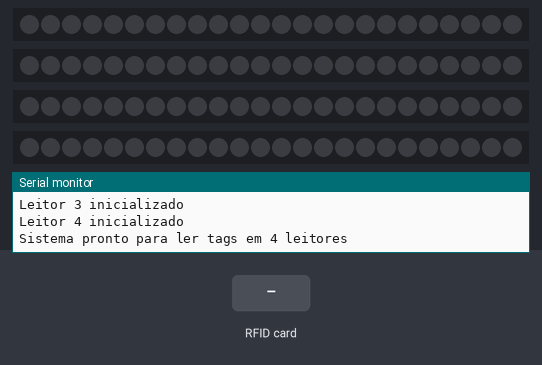
The sketch below on a simulated ESP32. Shown: 4 × 24 RGB LEDs in strip order, left to right, the last lines printed to the serial monitor. The inputs (shaded band) are chosen by the test bench. Dim RGB values are drawn brighter than linear.

Above: at 1.4 s.
1.5 s: RFID card 5E 7A 19 C4 held to the reader
At 1.9 s:
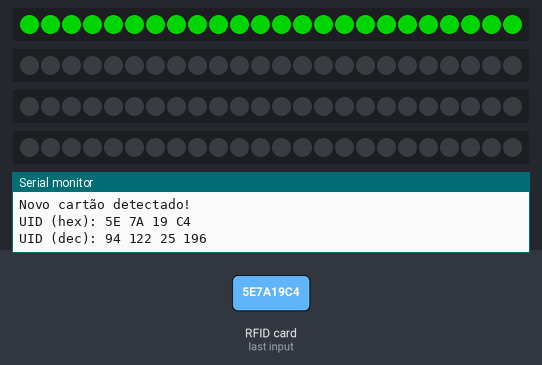
Timing chart, 0 to 4.5 s (numbered marks = the images above; inputs shaded):
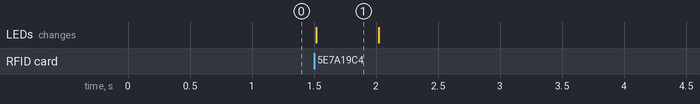

The sketch:

ReadUID.ino
```cpp
#include <SPI.h>
#include <MFRC522.h>
#include <FastLED.h>

// Configurações dos pinos para os 4 leitores
#define SS_PIN_1 33
#define RST_PIN_1 32
#define SS_PIN_2 26
#define RST_PIN_2 25
#define SS_PIN_3 4
#define RST_PIN_3 27 // Corrigi o pino RST_PIN_3
#define SS_PIN_4 17
#define RST_PIN_4 16 // Corrigi o pino RST_PIN_4

MFRC522 rfidReaders[4] = {
  MFRC522(SS_PIN_1, RST_PIN_1),
  MFRC522(SS_PIN_2, RST_PIN_2),
  MFRC522(SS_PIN_3, RST_PIN_3),
  MFRC522(SS_PIN_4, RST_PIN_4)
};

// Array para armazenar os últimos UIDs lidos de cada leitor
byte nuidPICC[4][4];

// Configurações dos pinos dos LEDs
const int ledPin1 = 12; // D12
const int ledPin2 = 14; // D14
const int ledPin3 = 15; // D15
const int ledPin4 = 2;  // D2
const int NUM_LEDS_POR_FITA = 24;
const int NUM_FITAS = 4;
const int NUM_LEDS = NUM_LEDS_POR_FITA * NUM_FITAS;

// Define um array de CRGB para controlar as cores dos LEDs
CRGB leds[NUM_LEDS];

void setup() {
  Serial.begin(115200);
  SPI.begin();

  // Inicializa os leitores RFID
  for (int i = 0; i < 4; i++) {
    rfidReaders[i].PCD_Init();
    Serial.print("Leitor ");
    Serial.print(i + 1);
    Serial.println(" inicializado");
  }
  Serial.println(F("Sistema pronto para ler tags em 4 leitores"));

  // Inicializa a biblioteca FastLED para cada fita de LED
  FastLED.addLeds<WS2812, ledPin1, GRB>(leds, NUM_LEDS_POR_FITA);
  FastLED.addLeds<WS2812, ledPin2, GRB>(leds + NUM_LEDS_POR_FITA, NUM_LEDS_POR_FITA);
  FastLED.addLeds<WS2812, ledPin3, GRB>(leds + (2 * NUM_LEDS_POR_FITA), NUM_LEDS_POR_FITA);
  FastLED.addLeds<WS2812, ledPin4, GRB>(leds + (3 * NUM_LEDS_POR_FITA), NUM_LEDS_POR_FITA);

  // Apaga todos os LEDs inicialmente
  FastLED.clear();
  FastLED.show();
}

void loop() {
  for (int i = 0; i < 4; i++) {
    MFRC522& leitor = rfidReaders[i];

    // Verifica novos cartões apenas no leitor atual
    if (!leitor.PICC_IsNewCardPresent()) continue;

    // Tenta ler o serial do cartão
    if (!leitor.PICC_ReadCardSerial()) continue;

    Serial.print(F("Leitor "));
    Serial.print(i + 1);
    Serial.println(F(" detectou:"));

    // Verifica o tipo do cartão
    MFRC522::PICC_Type piccType = leitor.PICC_GetType(leitor.uid.sak);

    // Valida se é MIFARE Classic
    if (piccType != MFRC522::PICC_TYPE_MIFARE_MINI &&
        piccType != MFRC522::PICC_TYPE_MIFARE_1K &&
        piccType != MFRC522::PICC_TYPE_MIFARE_4K) {
      Serial.println(F("Tag não é MIFARE Classic"));
      continue;
    }

    // Verifica se é um novo UID
    bool novoCartao = false;
    for (byte j = 0; j < 4; j++) {
      if (leitor.uid.uidByte[j] != nuidPICC[i][j]) {
        novoCartao = true;
        break;
      }
    }

    if (novoCartao) {
      Serial.println(F("Novo cartão detectado!"));

      // Armazena novo UID
      memcpy(nuidPICC[i], leitor.uid.uidByte, 4);

      // Exibe dados
      Serial.print(F("UID (hex):"));
      printHex(leitor.uid.uidByte, leitor.uid.size);
      Serial.println();
      Serial.print(F("UID (dec):"));
      printDec(leitor.uid.uidByte, leitor.uid.size);
      Serial.println();

      // Acende a fita de LED correspondente ao leitor que detectou o cartão
      CRGB color;
      switch (i) {
        case 0: color = CRGB::Green; break;  // Leitor 1 -> LED D12
        case 1: color = CRGB::Blue; break;   // Leitor 2 -> LED D14
        case 2: color = CRGB::Red; break;    // Leitor 3 -> LED D15
        case 3: color = CRGB::Yellow; break; // Leitor 4 -> LED D2
        default: color = CRGB::White; break;
      }

      for (int j = 0; j < NUM_LEDS_POR_FITA; j++) {
        leds[i * NUM_LEDS_POR_FITA + j] = color;
      }
      FastLED.show();
      delay(500); // Mantém os LEDs acesos por 500ms

      // Apaga a fita de LED
      for (int j = 0; j < NUM_LEDS_POR_FITA; j++) {
        leds[i * NUM_LEDS_POR_FITA + j] = CRGB::Black;
      }
      FastLED.show();
    } else {
      Serial.println(F("Cartão já cadastrado"));
    }

    // Finaliza operação
    leitor.PICC_HaltA();
    leitor.PCD_StopCrypto1();
  }
}

// Funções auxiliares (mantidas do código original)
void printHex(byte *buffer, byte bufferSize) {
  for (byte i = 0; i < bufferSize; i++) {
    Serial.print(buffer[i] < 0x10 ? " 0" : " ");
    Serial.print(buffer[i], HEX);
  }
}

void printDec(byte *buffer, byte bufferSize) {
  for (byte i = 0; i < bufferSize; i++) {
    Serial.print(' ');
    Serial.print(buffer[i], DEC);
  }
}
```

Measured:
- after the input at 1.5 s, the LEDs: change at once (image 1)
- what the display in image 1 shows lasts 0.5 s, from 1.5 s to 2.0 s
